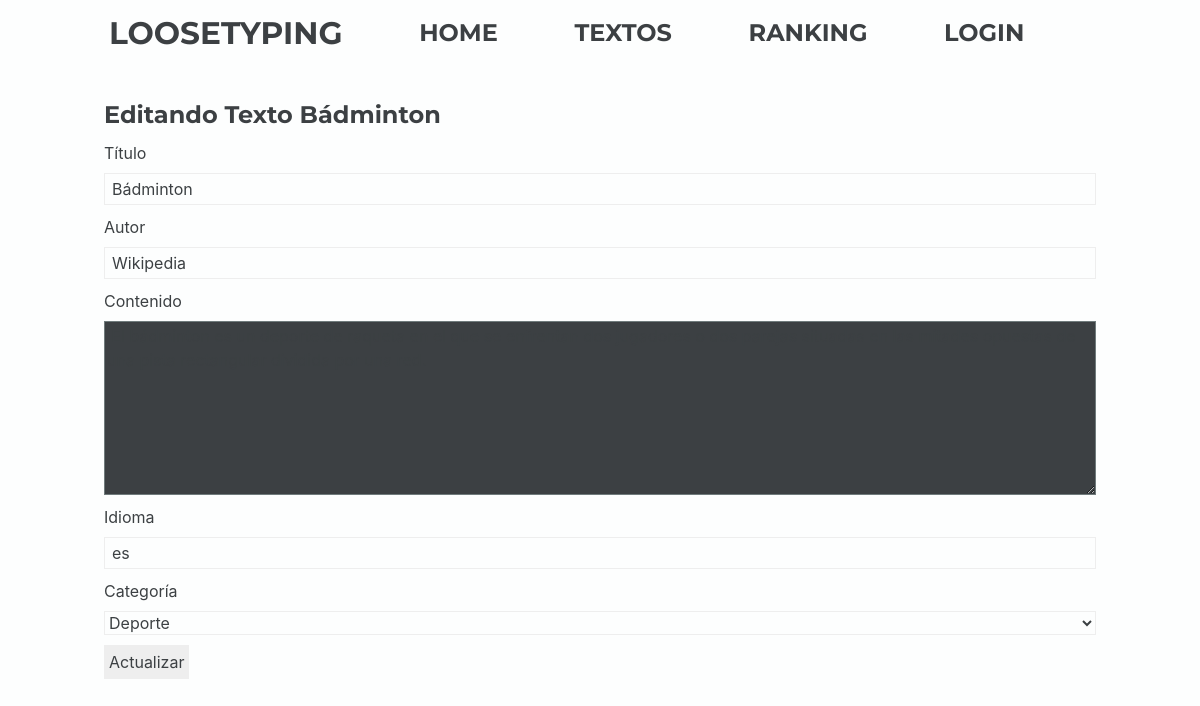
Page /views/actualizarTexto.php?text=31 on the committed database.
### tables this page shows
CREATE TABLE `textos` (
  `id` int(11) NOT NULL,
  `tit_text` varchar(50) DEFAULT NULL,
  `txt_text` text DEFAULT NULL,
  `lang_text` varchar(50) DEFAULT NULL,
  `id_cat` int(11) DEFAULT NULL,
  `ori_text` varchar(150) DEFAULT NULL,
  `created_at` timestamp NOT NULL DEFAULT current_timestamp() ON UPDATE current_timestamp()
);

CREATE TABLE `categorias` (
  `id` int(11) NOT NULL,
  `nom_cat` varchar(50) DEFAULT NULL
);

### public_html/private/model/dao/daoText.php (called while the page is built, shortened)
<?php
class DaoText
{
    public static function getById($id)
    {
        $db=  DbConnection::getInstance();
        $query="select * from textos where id='{$id}';";
        $result = $db->query($query)->fetch();
        return $result;
    }
}

### public_html/private/model/text.php (called while the page is built, shortened)
<?php
include_once('dao/daoText.php');
class Text
{
    private $titText;
    private $txtText;
    private $lang;
    private $idCat;
    private $autorText;
    public function __construct($id="", $titText="", $txtText="", $lang="", $idCat="", $autorText="", $createdAt="")
    {
        $this->titText=$titText;
        $this->txtText=$txtText;
        $this->lang=$lang;
        $this->idCat=$idCat;
        $this->autorText=$autorText;
    }
    public function getTxtText()
    {
        return $this->txtText;
    }
    public function getLang()
    {
        return $this->lang;
    }
    public function getIdCat()
    {
        return $this->idCat;
    }
    public function getTitText()
    {
        return $this->titText;
    }
    public function getAutorText()
    {
        return $this->autorText;
    }
    public static function getById($id)
    {
        $daoResult =DaoText::getById($id);
        $text = new Text($daoResult['id'], $daoResult['tit_text'], $daoResult['txt_text'], $daoResult['lang_text'], $daoResult['id_cat'], $daoResult['ori_text'], $daoResult['created_at']);
        return $text ;
    }
}

### public_html/private/model/dao/daoCategory.php (called while the page is built, shortened)
<?php
class DaoCategory
{
    public static function getById($id)
    {
        $db=  DbConnection::getInstance();
        $query="select * from categorias where id='{$id}';";
        $result = $db->query($query)->fetch();
        return $result;
    }
}

### public_html/private/model/category.php (called while the page is built, shortened)
<?php
include_once("dao/daoCategory.php");
class Category
{
    private $name;
    public function __construct($id="", $name="")
    {
        $this->name=$name;
    }
    public function getName()
    {
        return $this->name;
    }
    public static function getById($id)
    {
        $daoResult = DaoCategory::getById($id);
        $category= new Category($daoResult['id'], $daoResult['nom_cat']);
        return $category;
    }
}

### public_html/views/actualizarTexto.php (the view, shortened to what this page needs)
<?php
include_once('../private/model/Text.php');
include_once('../private/model/Category.php');
if (isset($_GET) && !empty($_GET)) {
    $updText = Text::getById($_GET['text']);
}
?>
<!DOCTYPE html>
<html lang='es' dir='ltr'>
<head>
    <?php include "../includes/general-head.php" ?>
</head>
<body>
    <main>
        <?php include "../includes/nav.php" ?>
        <section>
            <div>
                <h1>Editando Texto
                    <?php echo $updText->getTitText() ?>
                </h1>
                <form
                    action="<?php echo $_SERVER['PHP_SELF'] ?>"
                    method="POST">
                    <ul class="tb-no-decor">
                        <li class="li-label-input"><label for="titulo">Título</label><input
                                value='<?php echo $updText->getTitText() ?>'
                                name="titulo" type="text">
                        </li>
                        <li class="li-label-input"><label for="autor">Autor</label><input value=<?php echo $updText->getAutorText() ?>
                            name="autor" type="text"></li>
                        <li class="li-label-input"><label for="contenido">Contenido</label><textarea name="contenido"
                                rows="7"> <?php echo $updText->getTxtText() ?></textarea>
                        </li>
                        <li class="li-label-input"><label for="lang">Idioma</label><input value=<?php echo $updText->getLang() ?> name="lang"
                            type="text">
                        </li>
                        <li class="li-label-input"><label for="categoria">Categoría</label><select name="categoria">
                                <?php $txtCategory = Category::getById($updText->getIdCat())  ?>
                                <option value=<?php $updText->getIdCat() ?>><?php echo $txtCategory->getName()  ?>
                                </option>
                            </select>
                        <li><input class="button" type="submit" value="Actualizar"></li>
                    </ul>
                </form>
            </div>
        </section>
    </main>
</body>
</html>

### public_html/css/reboot.css (style rules this page uses)
*, *::before, *::after { box-sizing: border-box; }
html { font-family: sans-serif; line-height: 1.15; -webkit-text-size-adjust: 100%; -ms-text-size-adjust: 100%; -ms-overflow-style: scrollbar; -webkit-tap-highlight-color: transparent; }
article, aside, dialog, figcaption, figure, footer, header, hgroup, main, nav, section { display: block; }
body { margin: 0; font-family: -apple-system, BlinkMacSystemFont, "Segoe UI", Roboto, "Helvetica Neue", Arial, sans-serif, "Apple Color Emoji", "Segoe UI Emoji", "Segoe UI Symbol"; font-size: 1rem; font-weight: normal; line-height: 1.5; color: #212529; text-align: left; background-color: #fff; }
h1, h2, h3, h4, h5, h6 { margin-top: 0; margin-bottom: 0.5rem; }
ol, ul, dl { margin-top: 0; margin-bottom: 1rem; }
a, area, button, [role="button"], input:not([type="range"]), label, select, summary, textarea { -ms-touch-action: manipulation; touch-action: manipulation; }
label { display: inline-block; margin-bottom: 0.5rem; }
input, button, select, optgroup, textarea { margin: 0; font-family: inherit; font-size: inherit; line-height: inherit; }
button, input { overflow: visible; }
button, select { text-transform: none; }
button, html [type="button"], [type="reset"], [type="submit"] { -webkit-appearance: button; }
textarea { overflow: auto; resize: vertical; }

### public_html/css/general.css (style rules this page uses)
* { color: #3c4043; }
body { background-color: #fdfefe; }
h1, h2, h3, h4 { font-family: "Montserrat", sans-serif; font-weight: bold; color: #3c4043; }
section { max-width: 992px; margin: 0 auto; padding: 30px 0 0 0; }
input[type="text"], input[type="email"], input[type="password"] { border: 1px solid #eee; color: #3c4043; background-color: #fdfefe; padding: 3px 7px 3px; }
input[type="button"], input[type="submit"], button { background-color: #eee; border: none; padding: 5px; }
select { border: 1px solid #eee; background-color: #fdfefe; }
.button { padding: 5px 10px; background-color: #eee; border: none; color: #3c4043; }
.tb-no-decor { list-style-type: none; padding: 0; }
.li-label-input { display: flex; flex-direction: column; margin-bottom: 10px; }
textarea { background-color: #3c4043; border: 1px solid #707b7c; }

### public_html/css/darkmode.css (style rules this page uses)
* { color: #fdfefe; }
body { background-color: #3c4043; }
h1, h2, h3, h4, p, span { color: #fdfefe; }
input[type="text"], input[type="email"], input[type="password"] { border: 1px solid #707b7c; color: #fdfefe; background-color: #3c4043; }
input[type="button"], input[type="submit"], button { background-color: #707b7c; border: none; }
select { border: 1px solid #707b7c; background-color: #3c4043; }
.button { padding: 5px 10px; color: #fdfefe; border: none; background-color: #707b7c; }

### rows in the picture
textos: tit_text "Bádminton", titulo "Bádminton", autor "Wikipedia", contenido "El bádminton es un deporte de raqueta en el que se enfrentan dos jugadores o dos parejas situadas en las mitades opuestas de una pista rectangular dividida por una red.", lang "es"
categorias: categoria "Deporte"
